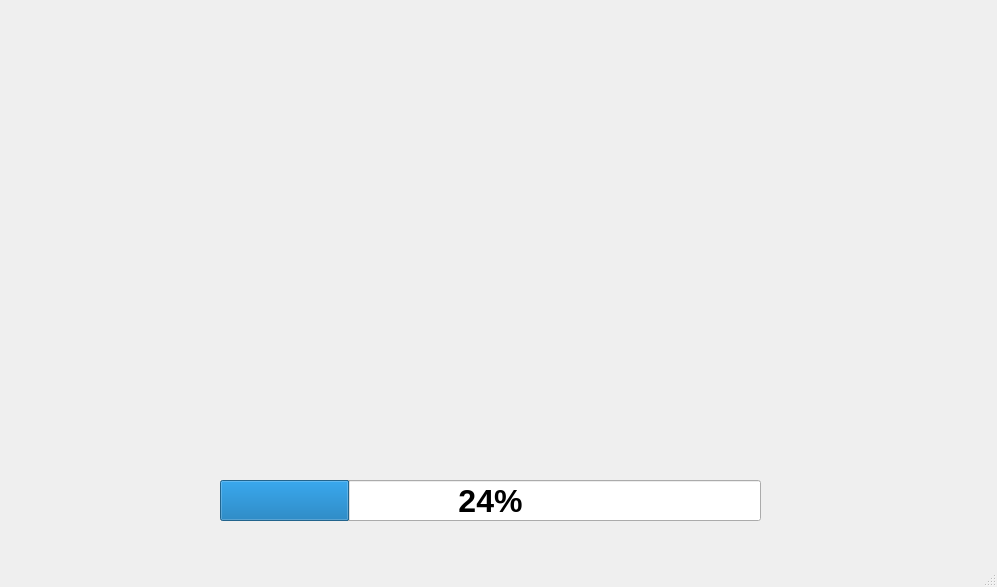
<?xml version="1.0" encoding="UTF-8"?>
<ui version="4.0">
 <class>LoadingWindow</class>
 <widget class="QMainWindow" name="LoadingWindow">
  <property name="geometry">
   <rect>
    <x>0</x>
    <y>0</y>
    <width>997</width>
    <height>587</height>
   </rect>
  </property>
  <property name="minimumSize">
   <size>
    <width>997</width>
    <height>587</height>
   </size>
  </property>
  <property name="maximumSize">
   <size>
    <width>997</width>
    <height>587</height>
   </size>
  </property>
  <property name="windowTitle">
   <string>MainWindow</string>
  </property>
  <property name="styleSheet">
   <string notr="true"> QWidget#centralwidget{border-image: url(:/newPrefix/Images/Background/LoadingWindow.jpg);}
</string>
  </property>
  <widget class="QWidget" name="centralwidget">
   <widget class="QProgressBar" name="progressBar">
    <property name="geometry">
     <rect>
      <x>220</x>
      <y>480</y>
      <width>541</width>
      <height>41</height>
     </rect>
    </property>
    <property name="font">
     <font>
      <pointsize>24</pointsize>
      <weight>75</weight>
      <bold>true</bold>
     </font>
    </property>
    <property name="value">
     <number>24</number>
    </property>
    <property name="orientation">
     <enum>Qt::Horizontal</enum>
    </property>
   </widget>
  </widget>
  <widget class="QStatusBar" name="statusbar"/>
 </widget>
 <resources>
  <include location="mainwindow.qrc"/>
  <include location="loadingscreen.qrc"/>
 </resources>
 <connections/>
</ui>
